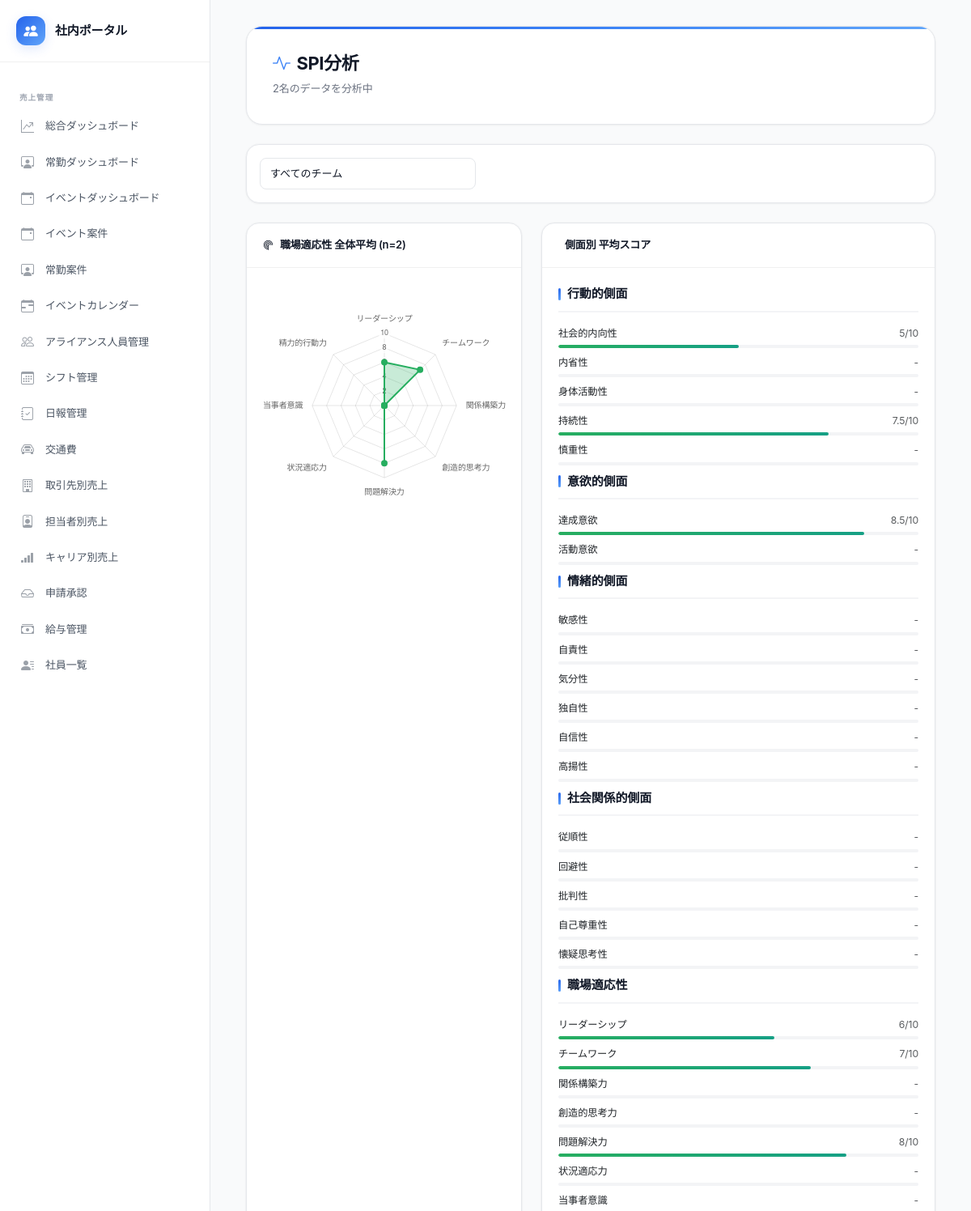
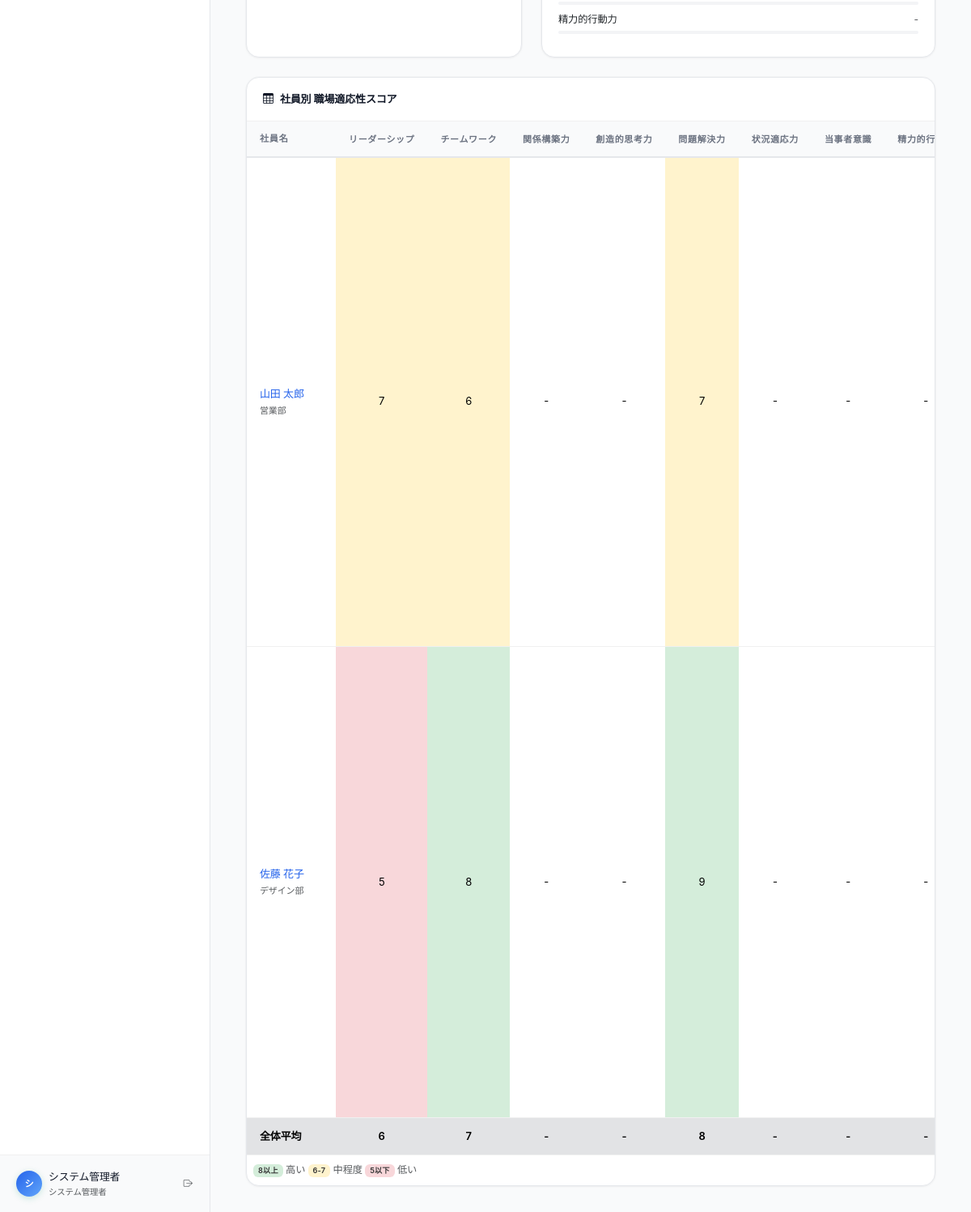
The page /public/spi.php (signed in) on the database its author committed (2 pictures, top to bottom).
### tables this page shows
CREATE TABLE IF NOT EXISTS employees (
    id INT PRIMARY KEY AUTO_INCREMENT,
    employee_number VARCHAR(20) UNIQUE COMMENT '社員番号',
    name VARCHAR(100) NOT NULL COMMENT '氏名',
    name_kana VARCHAR(100) COMMENT '氏名（かな）',
    email VARCHAR(200) UNIQUE,
    department VARCHAR(100) COMMENT '部署',
    job_title VARCHAR(100) COMMENT '職種・役職',
    hire_date DATE COMMENT '入社日',
    birth_date DATE COMMENT '生年月日',
    photo_path VARCHAR(255) COMMENT '顔写真パス',
    bio TEXT COMMENT '自己紹介・プロフィール',
    career_summary TEXT COMMENT 'キャリアサマリー（AI生成）',
    strengths_text TEXT COMMENT '得意なこと',
    weaknesses_text TEXT COMMENT '苦手なこと',
    how_to_utilize TEXT COMMENT 'この人の活かし方（AI生成）',
    is_active TINYINT DEFAULT 1 COMMENT '在籍フラグ',
    created_at TIMESTAMP DEFAULT CURRENT_TIMESTAMP,
    updated_at TIMESTAMP DEFAULT CURRENT_TIMESTAMP ON UPDATE CURRENT_TIMESTAMP
);

CREATE TABLE IF NOT EXISTS teams (
    id INT PRIMARY KEY AUTO_INCREMENT,
    name VARCHAR(100) NOT NULL,
    description TEXT,
    manager_id INT NULL,
    sub_manager_id INT NULL,
    strengths_analysis TEXT COMMENT 'ストレングスファインダー分析（AI生成）',
    spi_analysis TEXT COMMENT 'SPI分析（AI生成）',
    team_strengths TEXT COMMENT 'チームの強み',
    team_challenges TEXT COMMENT 'チームの課題',
    management_points TEXT COMMENT 'マネジメントの要点',
    ideal_recruit TEXT COMMENT 'このチームに合う人',
    sort_order INT DEFAULT 0,
    created_at TIMESTAMP DEFAULT CURRENT_TIMESTAMP,
    updated_at TIMESTAMP DEFAULT CURRENT_TIMESTAMP ON UPDATE CURRENT_TIMESTAMP
);

CREATE TABLE IF NOT EXISTS spi_results (
    id INT PRIMARY KEY AUTO_INCREMENT,
    employee_id INT NOT NULL UNIQUE,
     
    social_introversion INT NULL COMMENT '社会的内向性',
    introspection INT NULL COMMENT '内省性',
    physical_activity INT NULL COMMENT '身体活動性',
    persistence INT NULL COMMENT '持続性',
    caution INT NULL COMMENT '慎重性',
     
    achievement_drive INT NULL COMMENT '達成意欲',
    activity_drive INT NULL COMMENT '活動意欲',
     
    sensitivity INT NULL COMMENT '敏感性',
    self_blame INT NULL COMMENT '自責性',
    mood_variation INT NULL COMMENT '気分性',
    uniqueness INT NULL COMMENT '独自性',
    self_confidence INT NULL COMMENT '自信性',
    elation INT NULL COMMENT '高揚性',
     
    compliance INT NULL COMMENT '従順性',
    avoidance INT NULL COMMENT '回避性',
    criticism INT NULL COMMENT '批判性',
    self_respect INT NULL COMMENT '自己尊重性',
    skepticism INT NULL COMMENT '懐疑思考性',
     
    leadership INT NULL COMMENT 'リーダーシップ',
    teamwork INT NULL COMMENT 'チームワーク',
    relationship_building INT NULL COMMENT '関係構築力',
    creative_thinking INT NULL COMMENT '創造的思考力',
    problem_solving INT NULL COMMENT '問題解決力',
    situation_adaptability INT NULL COMMENT '状況適応力',
    ownership INT NULL COMMENT '当事者意識',
    energetic_action INT NULL COMMENT '精力的行動力',
    analysis TEXT COMMENT 'AI生成分析文',
    created_at TIMESTAMP DEFAULT CURRENT_TIMESTAMP,
    updated_at TIMESTAMP DEFAULT CURRENT_TIMESTAMP ON UPDATE CURRENT_TIMESTAMP,
    FOREIGN KEY (employee_id) REFERENCES employees(id) ON DELETE CASCADE
);

### includes/functions.php (called while the page is built, shortened)
<?php
function h(mixed $value): string {
    return htmlspecialchars((string)($value ?? ''), ENT_QUOTES | ENT_HTML5, 'UTF-8');
}
function getSpiDimensions(): array {
    return [
        'behavioral' => [
            'label' => '行動的側面',
            'items' => [
                'social_introversion' => '社会的内向性',
                'introspection'       => '内省性',
                'physical_activity'   => '身体活動性',
                'persistence'         => '持続性',
                'caution'             => '慎重性',
            ]
        ],
        'motivational' => [
            'label' => '意欲的側面',
            'items' => [
                'achievement_drive' => '達成意欲',
                'activity_drive'    => '活動意欲',
            ]
        ],
        'emotional' => [
            'label' => '情緒的側面',
            'items' => [
                'sensitivity'       => '敏感性',
                'self_blame'        => '自責性',
                'mood_variation'    => '気分性',
                'uniqueness'        => '独自性',
                'self_confidence'   => '自信性',
                'elation'           => '高揚性',
            ]
        ],
        'social' => [
            'label' => '社会関係的側面',
            'items' => [
                'compliance'   => '従順性',
                'avoidance'    => '回避性',
                'criticism'    => '批判性',
                'self_respect' => '自己尊重性',
                'skepticism'   => '懐疑思考性',
            ]
        ],
        'workplace' => [
            'label' => '職場適応性',
            'items' => [
                'leadership'           => 'リーダーシップ',
                'teamwork'             => 'チームワーク',
                'relationship_building'=> '関係構築力',
                'creative_thinking'    => '創造的思考力',
                'problem_solving'      => '問題解決力',
                'situation_adaptability'=> '状況適応力',
                'ownership'            => '当事者意識',
                'energetic_action'     => '精力的行動力',
            ]
        ],
    ];
}

### public/spi.php (the view, shortened to what this page needs)
<?php
require_once __DIR__ . '/../config/config.php';
require_once __DIR__ . '/../includes/functions.php';
$db     = getDB();
$dims   = getSpiDimensions();
$sql = 'SELECT e.id, e.name, e.job_title, e.department, t.name AS team_name, t.id AS team_id, sp.*
        FROM employees e
        JOIN spi_results sp ON e.id = sp.employee_id
        LEFT JOIN team_members tm ON e.id = tm.employee_id
        LEFT JOIN teams t ON tm.team_id = t.id
        WHERE e.is_active = 1';
$params = [];
$sql .= ' ORDER BY e.employee_number, e.name';
$stmt = $db->prepare($sql);
$stmt->execute($params);
$spiList = $stmt->fetchAll();
$avgScores = [];
$cnt = count($spiList);
if ($cnt > 0) {
    foreach ($dims as $category) {
        foreach (array_keys($category['items']) as $key) {
            $sum = 0;
            $n   = 0;
            foreach ($spiList as $sp) {
                if (isset($sp[$key]) && $sp[$key] !== null) {
                    $sum += $sp[$key];
                    $n++;
                }
            }
            $avgScores[$key] = $n > 0 ? round($sum / $n, 1) : null;
        }
    }
}
$workKeys   = array_keys($dims['workplace']['items']);
require_once __DIR__ . '/../includes/header.php';
?>
<div class="container-fluid">
    <div class="page-header">
        <div>
            <h1><i class="bi bi-activity me-2"></i>SPI分析</h1>
            <p><?= count($spiList) ?>名のデータを分析中</p>
        </div>
    </div>
    <div class="card mb-4">
        <div class="card-body p-3">
            <div class="row g-2">
                <div class="col-md-4">
                    <select class="form-select form-select-sm" onchange="location.href='spi.php?team='+this.value">
                        <option value="0">すべてのチーム</option>
                    </select>
                </div>
            </div>
        </div>
    </div>
    <div class="row g-4 mb-4">
        <?php if ($cnt > 0): ?>
        <div class="col-lg-5">
            <div class="card h-100">
                <div class="card-header"><i class="bi bi-radar me-2"></i>職場適応性 全体平均 (n=<?= $cnt ?>)</div>
                <div class="card-body">
                    <canvas id="avgRadar" style="max-width:350px;max-height:350px;margin:0 auto"></canvas>
                </div>
            </div>
        </div>
        <?php endif; ?>
        <div class="col-lg-7">
            <div class="card h-100">
                <div class="card-header"><i class="bi bi-bar-chart-horizontal me-2"></i>側面別 平均スコア</div>
                <div class="card-body">
                    <?php foreach ($dims as $catKey => $category): ?>
                    <div class="section-title"><?= h($category['label']) ?></div>
                    <?php foreach ($category['items'] as $key => $label): ?>
                    <?php
                        $avg = $avgScores[$key] ?? null;
                        $pct = $avg !== null ? min(100, $avg * 10) : 0;
                    ?>
                    <div class="mb-2">
                        <div class="d-flex justify-content-between small mb-1">
                            <span><?= h($label) ?></span>
                            <span class="text-muted"><?= $avg !== null ? $avg . '/10' : '-' ?></span>
                        </div>
                        <div class="score-bar">
                            <div class="score-fill" data-width="<?= $pct ?>" style="width:0;background:linear-gradient(90deg,#27ae60,#16a085)"></div>
                        </div>
                    </div>
                    <?php endforeach; ?>
                    <?php endforeach; ?>
                </div>
            </div>
        </div>
    </div>
    <div class="card">
        <div class="card-header"><i class="bi bi-table me-2"></i>社員別 職場適応性スコア</div>
        <div class="card-body p-0">
            <div class="table-responsive">
                <table class="table table-hover table-sm mb-0">
                    <thead class="table-light">
                        <tr>
                            <th style="min-width:110px">社員名</th>
                            <?php foreach ($dims['workplace']['items'] as $label): ?>
                            <th class="text-center" style="min-width:60px;font-size:11px"><?= h($label) ?></th>
                            <?php endforeach; ?>
                        </tr>
                    </thead>
                    <tbody>
                        <?php foreach ($spiList as $sp): ?>
                        <tr>
                            <td>
                                <a href="employee.php?id=<?= $sp['id'] ?>" class="fw-medium text-decoration-none"><?= h($sp['name']) ?></a>
                                <?php if ($sp['team_name']): ?>
                                <div class="text-muted" style="font-size:11px"><?= h($sp['team_name']) ?></div>
                                <?php endif; ?>
                            </td>
                            <?php foreach ($workKeys as $key): ?>
                            <?php
                                $score = $sp[$key] ?? null;
                                $bg    = $score !== null ? (
                                    $score >= 8 ? '#d4edda' : ($score >= 6 ? '#fff3cd' : ($score !== null ? '#f8d7da' : 'transparent'))
                                ) : 'transparent';
                            ?>
                            <td class="text-center" style="background:<?= $bg ?>">
                                <?= $score !== null ? $score : '-' ?>
                            </td>
                            <?php endforeach; ?>
                        </tr>
                        <?php endforeach; ?>
                        <?php if ($cnt > 1): ?>
                        <tr class="table-secondary fw-semibold">
                            <td>全体平均</td>
                            <?php foreach ($workKeys as $key): ?>
                            <td class="text-center"><?= $avgScores[$key] !== null ? $avgScores[$key] : '-' ?></td>
                            <?php endforeach; ?>
                        </tr>
                        <?php endif; ?>
                    </tbody>
                </table>
            </div>
            <div class="p-2 text-muted small">
                <span class="badge" style="background:#d4edda;color:#333">8以上</span> 高い
                <span class="badge" style="background:#fff3cd;color:#333">6-7</span> 中程度
                <span class="badge" style="background:#f8d7da;color:#333">5以下</span> 低い
            </div>
        </div>
    </div>
</div>
<?php
require_once __DIR__ . '/../includes/footer.php';
?>

### rows shown on the page
employees: name "山田 太郎", teams.name "営業部", spi_results.leadership "7", spi_results.teamwork "6", spi_results.problem_solving "7"
employees: name "佐藤 花子", teams.name "デザイン部", spi_results.leadership "5", spi_results.teamwork "8", spi_results.problem_solving "9"

### other values the page prints
$label "売上管理"
$label "総合ダッシュボード 常勤ダッシュボード イベントダッシュボード イベント案件 常勤案件 イベントカレンダー アライアンス人員管理 シフト管理 日報管理 交通費 取引先別売上 担当者別売上 キャリア別売上 申請承認 給与管理 社員一覧"
mb_substr($user['display_name'] ?? 'U', 0, 1) "シ"
$user['display_name'] "システム管理者"
count($spiList) "2"
$cnt "2"
$category['label'] "行動的側面"
$label "社会的内向性"
$avg "5"
$label "内省性"
$label "身体活動性"
$label "持続性"
$avg "7.5"
$label "慎重性"
$category['label'] "意欲的側面"
